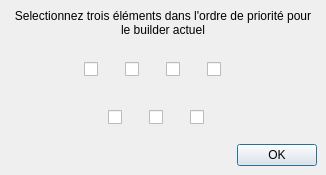
<?xml version="1.0" encoding="UTF-8"?>
<ui version="4.0">
 <class>c_element_popup_widget</class>
 <widget class="QWidget" name="c_element_popup_widget">
  <property name="geometry">
   <rect>
    <x>0</x>
    <y>0</y>
    <width>326</width>
    <height>175</height>
   </rect>
  </property>
  <property name="minimumSize">
   <size>
    <width>326</width>
    <height>175</height>
   </size>
  </property>
  <property name="maximumSize">
   <size>
    <width>326</width>
    <height>175</height>
   </size>
  </property>
  <property name="windowTitle">
   <string>Form</string>
  </property>
  <layout class="QHBoxLayout" name="horizontalLayout_3">
   <property name="leftMargin">
    <number>0</number>
   </property>
   <property name="topMargin">
    <number>0</number>
   </property>
   <property name="rightMargin">
    <number>0</number>
   </property>
   <property name="bottomMargin">
    <number>0</number>
   </property>
   <item>
    <widget class="QWidget" name="main_widget" native="true">
     <layout class="QVBoxLayout" name="verticalLayout">
      <item>
       <widget class="QLabel" name="label">
        <property name="text">
         <string>Selectionnez trois éléments dans l'ordre de priorité pour le builder actuel</string>
        </property>
        <property name="alignment">
         <set>Qt::AlignCenter</set>
        </property>
        <property name="wordWrap">
         <bool>true</bool>
        </property>
       </widget>
      </item>
      <item>
       <widget class="QWidget" name="elementsCheckBoxes" native="true">
        <layout class="QHBoxLayout" name="horizontalLayout">
         <item>
          <spacer name="horizontalSpacer_2">
           <property name="orientation">
            <enum>Qt::Horizontal</enum>
           </property>
           <property name="sizeHint" stdset="0">
            <size>
             <width>40</width>
             <height>20</height>
            </size>
           </property>
          </spacer>
         </item>
         <item>
          <widget class="QCheckBox" name="elem1">
           <property name="minimumSize">
            <size>
             <width>35</width>
             <height>35</height>
            </size>
           </property>
           <property name="text">
            <string/>
           </property>
          </widget>
         </item>
         <item>
          <widget class="QCheckBox" name="elem2">
           <property name="minimumSize">
            <size>
             <width>35</width>
             <height>35</height>
            </size>
           </property>
           <property name="text">
            <string/>
           </property>
          </widget>
         </item>
         <item>
          <widget class="QCheckBox" name="elem3">
           <property name="minimumSize">
            <size>
             <width>35</width>
             <height>35</height>
            </size>
           </property>
           <property name="text">
            <string/>
           </property>
          </widget>
         </item>
         <item>
          <widget class="QCheckBox" name="elem4">
           <property name="minimumSize">
            <size>
             <width>35</width>
             <height>35</height>
            </size>
           </property>
           <property name="text">
            <string/>
           </property>
          </widget>
         </item>
         <item>
          <spacer name="horizontalSpacer">
           <property name="orientation">
            <enum>Qt::Horizontal</enum>
           </property>
           <property name="sizeHint" stdset="0">
            <size>
             <width>40</width>
             <height>20</height>
            </size>
           </property>
          </spacer>
         </item>
        </layout>
       </widget>
      </item>
      <item>
       <widget class="QWidget" name="widget" native="true">
        <layout class="QHBoxLayout" name="horizontalLayout_2">
         <property name="spacing">
          <number>0</number>
         </property>
         <property name="leftMargin">
          <number>0</number>
         </property>
         <property name="topMargin">
          <number>0</number>
         </property>
         <property name="rightMargin">
          <number>0</number>
         </property>
         <property name="bottomMargin">
          <number>0</number>
         </property>
         <item>
          <spacer name="horizontalSpacer_3">
           <property name="orientation">
            <enum>Qt::Horizontal</enum>
           </property>
           <property name="sizeHint" stdset="0">
            <size>
             <width>40</width>
             <height>20</height>
            </size>
           </property>
          </spacer>
         </item>
         <item>
          <widget class="QWidget" name="widget_chosen" native="true">
           <layout class="QHBoxLayout" name="horizontalLayout_4">
            <property name="leftMargin">
             <number>6</number>
            </property>
            <property name="topMargin">
             <number>3</number>
            </property>
            <property name="rightMargin">
             <number>0</number>
            </property>
            <property name="bottomMargin">
             <number>3</number>
            </property>
            <item>
             <widget class="QCheckBox" name="first_elem">
              <property name="minimumSize">
               <size>
                <width>35</width>
                <height>35</height>
               </size>
              </property>
              <property name="text">
               <string/>
              </property>
             </widget>
            </item>
            <item>
             <widget class="QCheckBox" name="second_elem">
              <property name="minimumSize">
               <size>
                <width>35</width>
                <height>35</height>
               </size>
              </property>
              <property name="text">
               <string/>
              </property>
             </widget>
            </item>
            <item>
             <widget class="QCheckBox" name="last_elem">
              <property name="minimumSize">
               <size>
                <width>35</width>
                <height>35</height>
               </size>
              </property>
              <property name="text">
               <string/>
              </property>
             </widget>
            </item>
           </layout>
          </widget>
         </item>
         <item>
          <spacer name="horizontalSpacer_4">
           <property name="orientation">
            <enum>Qt::Horizontal</enum>
           </property>
           <property name="sizeHint" stdset="0">
            <size>
             <width>40</width>
             <height>20</height>
            </size>
           </property>
          </spacer>
         </item>
        </layout>
       </widget>
      </item>
      <item>
       <widget class="QDialogButtonBox" name="buttonBox">
        <property name="orientation">
         <enum>Qt::Horizontal</enum>
        </property>
        <property name="standardButtons">
         <set>QDialogButtonBox::Ok</set>
        </property>
       </widget>
      </item>
     </layout>
    </widget>
   </item>
  </layout>
 </widget>
 <resources/>
 <connections/>
</ui>
